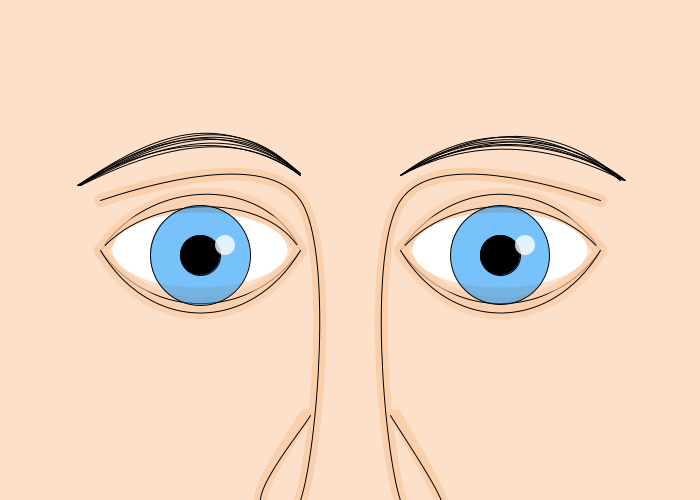
Frame 1 (no input)
Frame 60 (the mouse pressed at the canvas centre just before this capture): identical to frame 1, image omitted
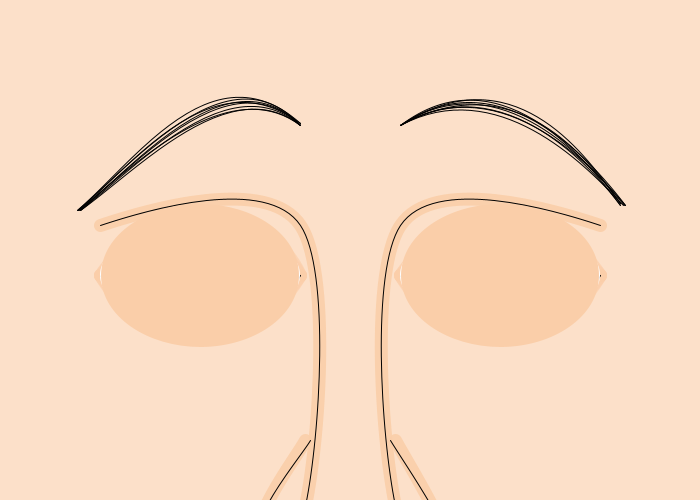
Frame 120 (the mouse held since frame 60 and released just before this capture)

The Processing sketch that drew these frames (run headless with seeded random() and noise(); from frame 60 on, the mouse is pressed at the canvas centre):

// Processing sketch: processing_12301
// ── processing_12301.pde

// Assignment #2
// Emily Levine
// eslevine@brynmawr.edu
// Date: Date of submission 


float x, y, w, h; // these are the coordinates of the top left corner <x, y>, 
					//and the width (w) and height (h) of the enclosing rectangle
float rRand,gRand,bRand,aRand; // variables for random colors (for iris!)

float eyebrowX, eyebrowY; //variables for eyebrow inner anchor points, for animation!


void setup() { // set the screen size and all other drawing directives
  size(700,500);
  smooth(); // set the x, y, w, h to some specific values
  x = 100;
  y = 200;
  w = 250;
  h = 150;
  
  rRand = random(100,255);
  gRand = random(100,255);
  bRand = random(100,255);
  aRand = random(100,255);
  
  eyebrowX = 300;
  eyebrowY = 175;
  
 }

void draw() {  // draw the object so that its top left corner is at ,x, y> and is of size w x h
  background(252,224,201);
  
  //begin eye on LEFT

  //outer top lid
  noFill();
  stroke(250,206,169,175);
  strokeWeight(13);
  curve(x-100,y+500,x,y+50,x+200,y+50,x+200,y+500);
  stroke(0);
  strokeWeight(1);
  curve(x-100,y+500,x,y+50,x+200,y+50,x+200,y+500);
  
  
  //inner top lid
  stroke(250,206,169,175);
  strokeWeight(13);
  curve(x-100,y+400,x,y+50,x+200,y+50,x+200,y+400);
  stroke(0);
  strokeWeight(1);
  curve(x-100,y+400,x,y+50,x+200,y+50,x+200,y+400);
  
  //inner bottom lid
  stroke(250,206,169,175);
  strokeWeight(13);
  curve(x-100,y-375,x,y+50,x+200,y+50,x+300,y-375);
  stroke(0);
  strokeWeight(1);
  curve(x-100,y-375,x,y+50,x+200,y+50,x+300,y-375);
  
  //outer bottom lid
  stroke(250,206,169,175);
  strokeWeight(13);
  curve(x-100,y-450,x,y+50,x+200,y+50,x+300,y-450);
  stroke(0);
  strokeWeight(1);
  curve(x-100,y-450,x,y+50,x+200,y+50,x+300,y-450);
 
  //eyeball!
  
  noStroke();
  ellipseMode(CENTER);
  fill(255);
  ellipse(x+100,y+50,w-75,h-75); //white
  
  stroke(0);
  ellipseMode(CENTER);
  fill(0,gRand,bRand,aRand);
  ellipse(x+100,y+55,w-150,h-50); //iris
  
  fill(0);
  ellipse(x+100,y+55,w-210,h-110); //pupil
  
  noStroke();
  fill(255,255,255,200);
  ellipse(x+125,y+45,w-230,h-130);//light
  
    // left eyebrow
  stroke(0);
  noFill(); 
  curve(x-150,y+200,x-21,y-15,eyebrowX,eyebrowY,x+400,y+300);
  curve(x-150,y+150,x-20,y-15,eyebrowX,eyebrowY,x+400,y+315);
  curve(x-150,y+175,x-22,y-15,eyebrowX,eyebrowY,x+400,y+400);
  curve(x-150,y+175,x-20,y-15,eyebrowX,eyebrowY,x+400,y+350);
  curve(x-150,y+200,x-23,y-15,eyebrowX,eyebrowY,x+400,y+450);
  curve(x-150,y+200,x-20,y-15,eyebrowX,eyebrowY,x+400,y+415);
  curve(x-150,y+200,x-22,y-15,eyebrowX,eyebrowY-2,x+500,y+375);
  curve(x-150,y+200,x-23,y-15,eyebrowX,eyebrowY-2,x+500,y+450);
  
  
  //begin eye on RIGHT
  
  //outer top lid
  stroke(250,206,169,175);
  strokeWeight(13);
  curve(x+200,y+500,x+300,y+50,x+500,y+50,x+600,y+500);
  stroke(0);
  strokeWeight(1);
  curve(x+200,y+500,x+300,y+50,x+500,y+50,x+600,y+500);
  
  //inner top lid
  stroke(250,206,169,175);
  strokeWeight(13);
  curve(x+200,y+400,x+300,y+50,x+500,y+50,x+600,y+400); 
  strokeWeight(1);
  stroke(0);
  curve(x+200,y+400,x+300,y+50,x+500,y+50,x+600,y+400);
  
  //inner bottom lid
  stroke(250,206,169,175);
  strokeWeight(13);
  curve(x+200,y-375,x+300,y+50,x+500,y+50,x+600,y-375); 
  strokeWeight(1);
  stroke(0);
  curve(x+200,y-375,x+300,y+50,x+500,y+50,x+600,y-375);
  
  //outer bottom lid
  stroke(250,206,169,175);
  strokeWeight(13);
  curve(x+200,y-450,x+300,y+50,x+500,y+50,x+600,y-450);
  strokeWeight(1);
  stroke(0);
  curve(x+200,y-450,x+300,y+50,x+500,y+50,x+600,y-450);
  
  //eyeball!
  
  ellipseMode(CENTER);
  noStroke();
  fill(255);
  ellipse(x+400,y+50,w-75,h-75); //white
  
  ellipseMode(CENTER);
  stroke(0);
  fill(0,gRand,bRand,aRand);
  ellipse(x+400,y+55,w-151,h-51); //iris
  
  fill(0);
  ellipse(x+400,y+55,w-210,h-110); //pupil
  
  noStroke();
  fill(255,255,255,200);
  ellipse(x+425,y+45,w-230,h-130);//light
  
  // right eyebrow
  stroke(0);
  noFill(); 
  curve(x-100,y+350,eyebrowX+100,eyebrowY,x+520,y-20,x+450,y+100);
  curve(x-100,y+315,eyebrowX+100,eyebrowY,x+523,y-20,x+450,y+50);
  curve(x-100,y+400,eyebrowX+100,eyebrowY,x+524,y-20,x+450,y+75);
  curve(x-100,y+350,eyebrowX+100,eyebrowY,x+525,y-20,x+450,y+75);
  curve(x-100,y+450,eyebrowX+100,eyebrowY,x+520,y-20,x+450,y+100);
  curve(x-100,y+415,eyebrowX+100,eyebrowY,x+525,y-20,x+452,y+100);
  curve(x-200,y+375,eyebrowX+100,eyebrowY,x+520,y-22,x+452,y+100);
  curve(x-200,y+450,eyebrowX+100,eyebrowY,x+520,y-22,x+452,y+100);

  
  //nose
  strokeWeight(13);
  stroke(250,206,169,230);
  beginShape();
  curveVertex(x-100,y+100);
  curveVertex(x,y);
  curveVertex(x+200,y);
  curveVertex(x+200,y+300);
  curveVertex(x+100,y+300);
  endShape(OPEN);
  strokeWeight(1);
  stroke(0);
  beginShape();
  curveVertex(x-100,y+100);
  curveVertex(x,y);
  curveVertex(x+200,y);
  curveVertex(x+200,y+300);
  curveVertex(x+100,y+300);
  endShape(OPEN); //left line
  
  strokeWeight(13);
  stroke(250,206,169,230);
  beginShape();
  curveVertex(x+205,y+215);
  curveVertex(x+205,y+215);
  curveVertex(x+160,y+298);
  curveVertex(x+190,y+350);
  curveVertex(x+190,y+350);
  endShape(OPEN);
  strokeWeight(1);
  stroke(0);
  beginShape();
  curveVertex(x+210,y+215);
  curveVertex(x+210,y+215);
  curveVertex(x+160,y+298);
  curveVertex(x+190,y+350);
  curveVertex(x+190,y+350);
  endShape(OPEN);//left bit

  strokeWeight(13);
  stroke(250,206,169,230);
  beginShape();
  curveVertex(x+600,y+100);
  curveVertex(x+500,y);
  curveVertex(x+300,y);
  curveVertex(x+300,y+300);
  curveVertex(x+400,y+300);
  endShape(OPEN); 
  strokeWeight(1);
  stroke(0);
  beginShape();
  curveVertex(x+600,y+100);
  curveVertex(x+500,y);
  curveVertex(x+300,y);
  curveVertex(x+300,y+300);
  curveVertex(x+400,y+300);
  endShape(OPEN); //right line
  
  strokeWeight(13);
  stroke(250,206,169,230);
  beginShape();
  curveVertex(x+295,y+215);
  curveVertex(x+295,y+215);
  curveVertex(x+340,y+298);
  curveVertex(x+350,y+350);
  curveVertex(x+350,y+350);
  endShape(OPEN);
  strokeWeight(1);
  stroke(0);
  beginShape();
  curveVertex(x+290,y+215);
  curveVertex(x+290,y+215);
  curveVertex(x+340,y+298);
  curveVertex(x+350,y+350);
  curveVertex(x+350,y+350);
  endShape(OPEN); //right bit
  
  
  //animation (blink!) (left side)
  if (mouseX > x && mouseX < x+w && mouseY > y && mouseY < y+h) {
  stroke(250,206,169);
  strokeWeight(13);
  fill(250,206,169);
  ellipseMode(CENTER);
  ellipse(x+100,y+50,x+85,y-95);
  ellipse(x+400,y+50,x+85,y-95);
  strokeWeight(2);
  stroke(0);
  

  }
   //right side
  if (mouseX > x+300 && mouseX < x+300+w && mouseY > y && mouseY < y+h){
  stroke(250,206,169);
  strokeWeight(13);
  fill(250,206,169);
  ellipseMode(CENTER);
  ellipse(x+100,y+50,x+85,y-95);
  ellipse(x+400,y+50,x+85,y-95);
  }

}

void mousePressed() { // set x, y, w, h to some new value(s)
  x = 100;
  y = 225;
  w = 275;
  h = 175;
  
  eyebrowY = 125;
  
}
  void keyPressed() { //return to "normal" variables
  x = 100;
  y = 200;
  w = 250;
  h = 150;
  
  eyebrowY = 175;
}
